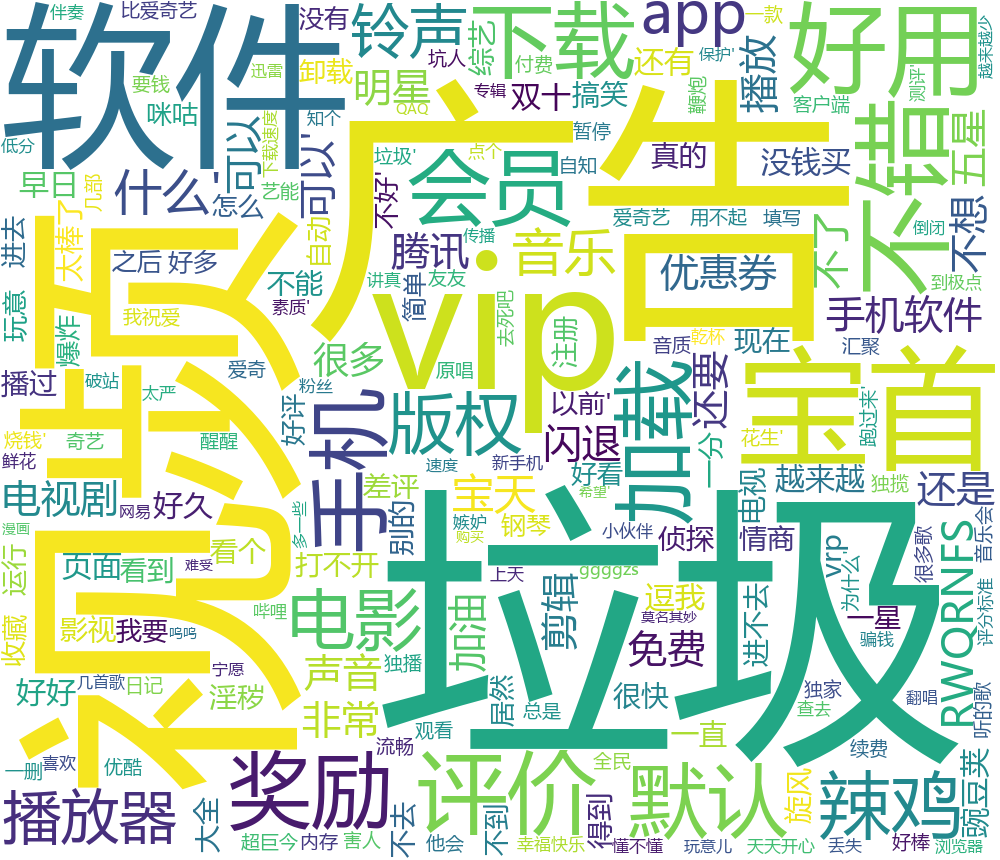

Recreate this plot in Python.
from wordcloud import WordCloud
import pymysql
import matplotlib.pyplot as plt
import os

def main():
    
    result = select_data_from_mysql()
    results = []
    for i in result:
        for j in i:
            results.append(j)
            
    print(str(results))
    wordcloud = WordCloud(font_path='C:/Windows/Fonts/msyh.ttc',background_color="white",width=1000, height=860, margin=2).generate(str(results))
    plt.imshow(wordcloud)
    plt.axis("off")
    plt.show()

    wordcloud.to_file("music.png")

def select_data_from_mysql():
    # 打开数据库连接
    conn = pymysql.connect(host='127.0.0.1', port=3306, user='root', passwd='123456',db='final' )
    # 使用 cursor() 方法创建一个游标对象 cursor
    cursor = conn.cursor()
    # 使用 execute()  方法执行 SQL 查询 
    cursor.execute('SELECT comment_detail from total WHERE tag="影音播放"')
    data = cursor.fetchall()
    # 关闭数据库连接
    conn.close()
    return data

if __name__ == "__main__":
    select_data_from_mysql()
    main()
        
